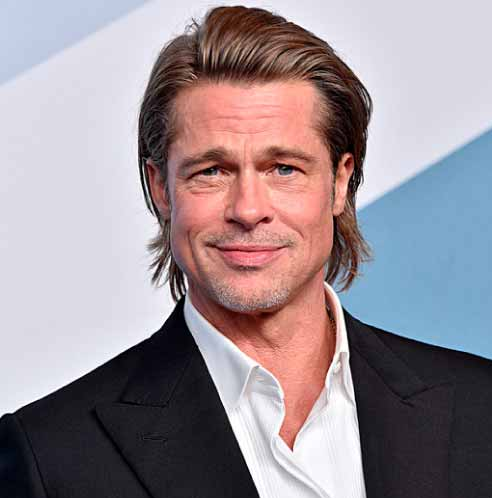
#> input picture 6 Mediapipe/face_nor/Bradd.png, 492 x 498 px, found by its file name
$ python face_cascade_eyes.py
#> lines starting #> are read from the running program, lines starting #| are printed output that depends on the picture; after the words box and inside, x2 and y2 are one past the last pixel; in counts of white or black regions, pixels touching at a corner belong together
import cv2

def draw_found_faces(detected, image, color: tuple):
    for (x, y, width, height) in detected:
        cv2.rectangle(
            image,
            (x, y),
            (x + width, y + height),
            color,
            thickness=2
        )

# Cargar la imagen
image_path = "face_nor/bradd.png"  # Reemplaza con la ruta a tu imagen
image = cv2.imread(image_path)
#> image is the input picture: shape (498, 492, 3); mean B, G, R 148.7, 142.1, 154

# Verificar si la imagen se cargó correctamente
if image is None:
    print("Error al cargar la imagen.")
    exit()

# Crear los objetos de los clasificadores en cascada
face_cascade = cv2.CascadeClassifier(cv2.data.haarcascades + "haarcascade_frontalface_default.xml")
eye_cascade = cv2.CascadeClassifier(cv2.data.haarcascades + "haarcascade_eye_tree_eyeglasses.xml")

# Convertir la imagen a escala de grises
grayscale_image = cv2.cvtColor(image, cv2.COLOR_BGR2GRAY)
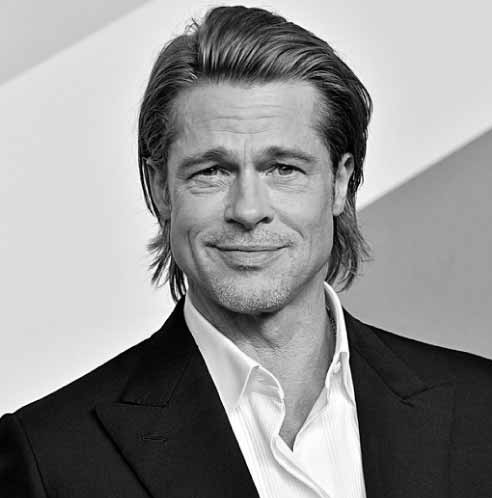
#> grayscale_image: shape (498, 492); min 0, max 255, mean 146.4

# Detectar todas las caras en la imagen
detected_faces = face_cascade.detectMultiScale(image=grayscale_image, scaleFactor=1.3, minNeighbors=4)
#> detected_faces = [[136, 83, 218, 218]]
detected_eyes = eye_cascade.detectMultiScale(image=grayscale_image, scaleFactor=1.3, minNeighbors=4)
#> detected_eyes = [[263, 150, 42, 42]]

# Dibujar rectángulos alrededor de las caras y ojos
draw_found_faces(detected_faces, image, (0, 0, 255))  # Rojo para las caras
#> the loop in draw_found_faces, `for (x, y, width, height) in detected:` made 1 pass
#> after the loop in draw_found_faces, `for (x, y, width, height) in detected:`:
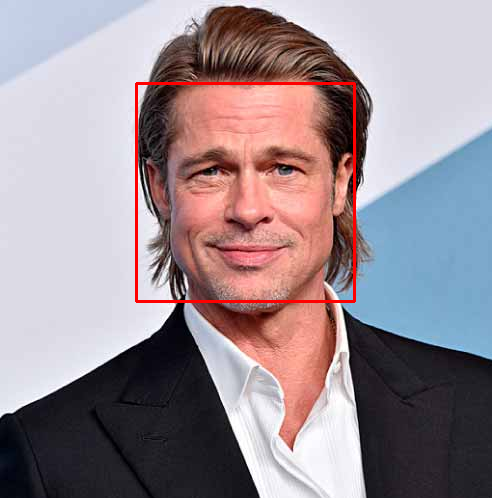
#> image: shape (498, 492, 3); 1.07% of pixels changed, all inside (x1, y1, x2, y2) = (135, 82, 356, 303)
draw_found_faces(detected_eyes, image, (0, 255, 0))   # Verde para los ojos
#> call 2 of draw_found_faces, with detected = array of shape (1, 4), color = (0, 255, 0)
#> the loop in draw_found_faces (call 2), `for (x, y, width, height) in detected:` made 1 pass
#> after the loop in draw_found_faces (call 2), `for (x, y, width, height) in detected:`:
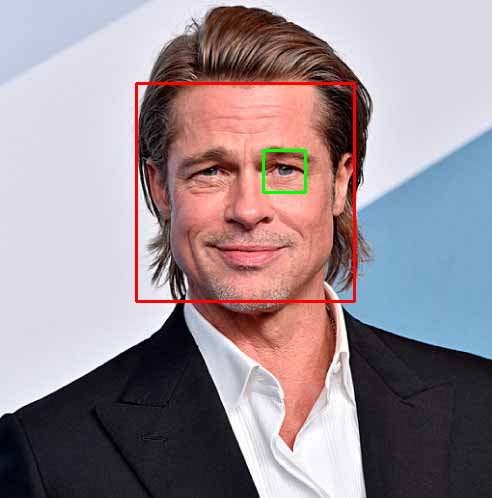
#> image: shape (498, 492, 3); 0.2% of pixels changed, all inside (x1, y1, x2, y2) = (262, 149, 307, 194)

# Mostrar la imagen con las detecciones
cv2.imshow('Detección de Rostros y Ojos', image)

# Esperar hasta que se presione una tecla
cv2.waitKey(0)

# Cerrar las ventanas de OpenCV
cv2.destroyAllWindows()

$ run again, with 6 Mediapipe/face_nor/Amber.png copied over 6 Mediapipe/face_nor/Bradd.png
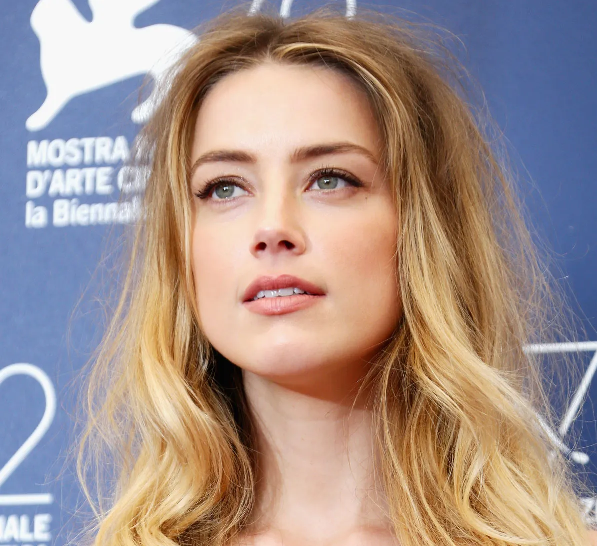
#> input picture 6 Mediapipe/face_nor/Amber.png, 597 x 546 px, found by its file name
#> image is the input picture: shape (546, 597, 3); mean B, G, R 138.8, 145.2, 164.4
#> detected_faces = [[143, 74, 275, 275]]
#> detected_eyes = [[297, 149, 64, 64], [196, 162, 56, 56]]
#> the loop in draw_found_faces, `for (x, y, width, height) in detected:` made 1 pass
#> after the loop in draw_found_faces, `for (x, y, width, height) in detected:`:
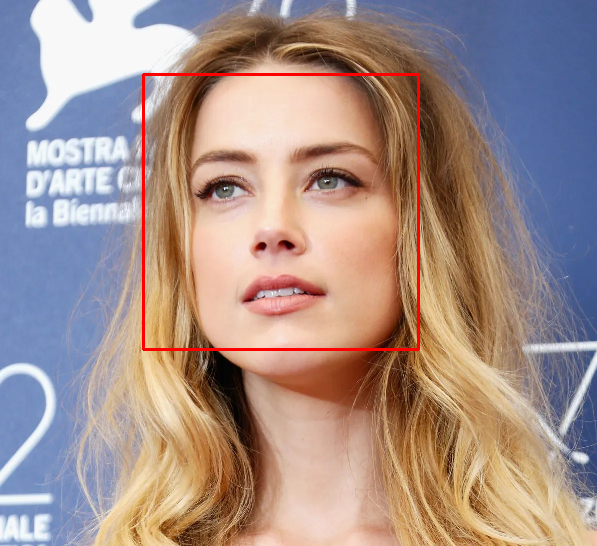
#> image: shape (546, 597, 3); 1.01% of pixels changed, all inside (x1, y1, x2, y2) = (142, 73, 420, 351)
#> the loop in draw_found_faces (call 2), `for (x, y, width, height) in detected:` made 2 passes
#> after the loop in draw_found_faces (call 2), `for (x, y, width, height) in detected:`:
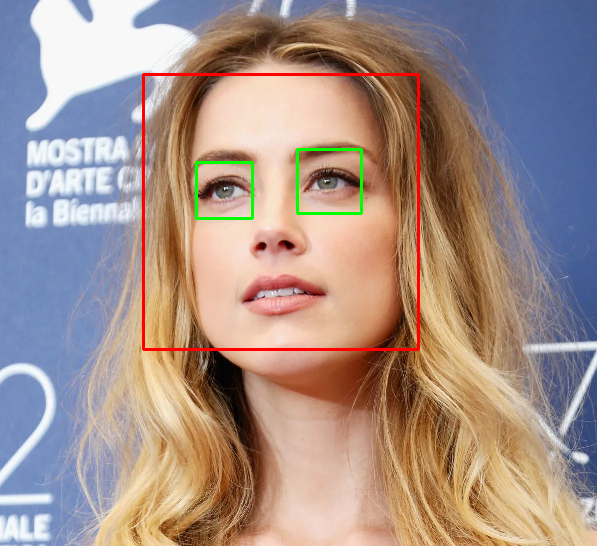
#> image: shape (546, 597, 3); 0.44% of pixels changed, all inside (x1, y1, x2, y2) = (195, 148, 363, 220)

$ run again, with 6 Mediapipe/face_nor/amigos.png copied over 6 Mediapipe/face_nor/Bradd.png
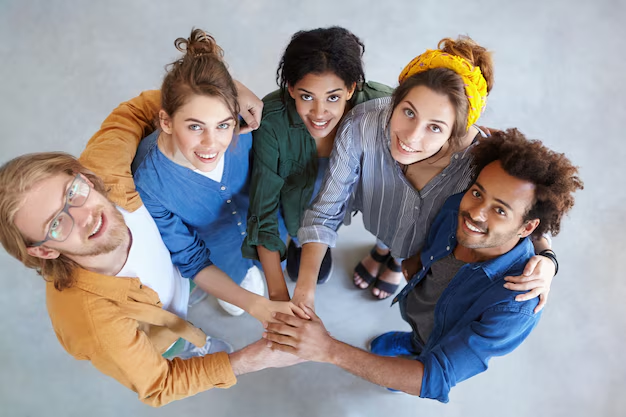
#> input picture 6 Mediapipe/face_nor/amigos.png, 626 x 417 px, found by its file name
#> image is the input picture: shape (417, 626, 3); mean B, G, R 149.1, 147.2, 151.4
#> `grayscale_image = cv2.cvtColor(image, cv2.COLOR_BGR2GRAY)`:
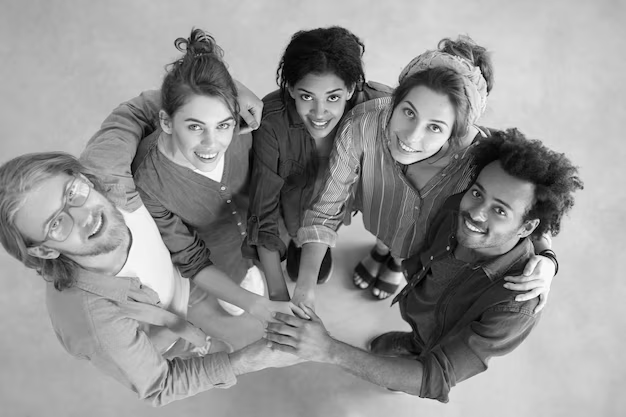
#> grayscale_image: shape (417, 626); min 0, max 254, mean 148.7
#> detected_faces = [[290, 76, 61, 61], [175, 100, 70, 70]]
#> detected_eyes = ()
#> the loop in draw_found_faces, `for (x, y, width, height) in detected:` made 2 passes
#> after the loop in draw_found_faces, `for (x, y, width, height) in detected:`:
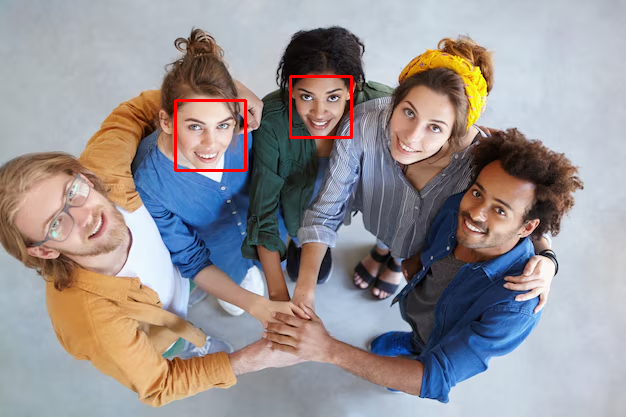
#> image: shape (417, 626, 3); 0.6% of pixels changed, all inside (x1, y1, x2, y2) = (174, 75, 353, 172)

$ run again, with 6 Mediapipe/face_nor/entrevista.png copied over 6 Mediapipe/face_nor/Bradd.png
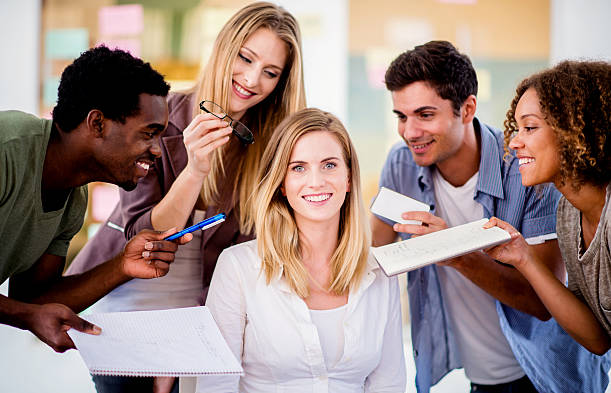
#> input picture 6 Mediapipe/face_nor/entrevista.png, 611 x 393 px, found by its file name
#> image is the input picture: shape (393, 611, 3); mean B, G, R 127.2, 133.1, 155
#> `grayscale_image = cv2.cvtColor(image, cv2.COLOR_BGR2GRAY)`:
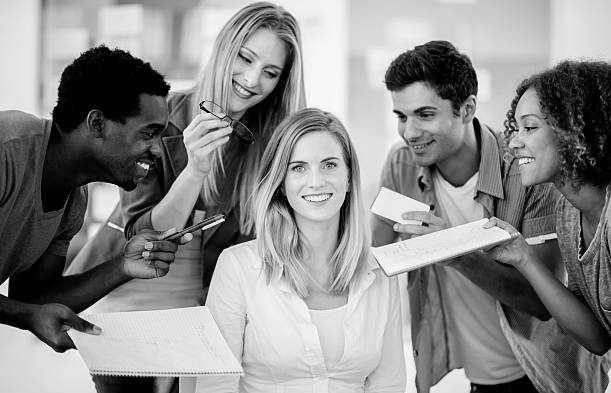
#> grayscale_image: shape (393, 611); min 0, max 255, mean 139
#> detected_faces = [[380, 86, 77, 77], [272, 134, 86, 86]]
#> detected_eyes = ()
#> the loop in draw_found_faces, `for (x, y, width, height) in detected:` made 2 passes
#> after the loop in draw_found_faces, `for (x, y, width, height) in detected:`:
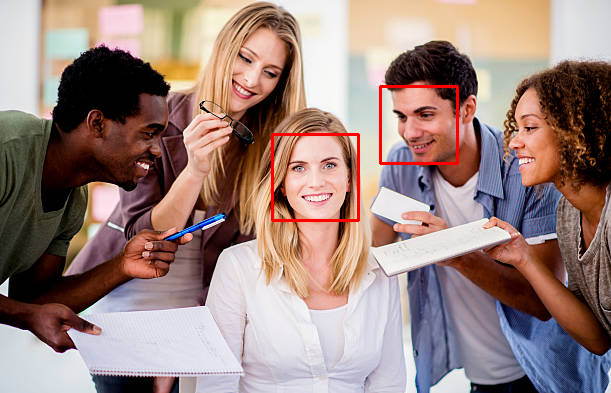
#> image: shape (393, 611, 3); 0.81% of pixels changed, all inside (x1, y1, x2, y2) = (271, 85, 459, 222)
